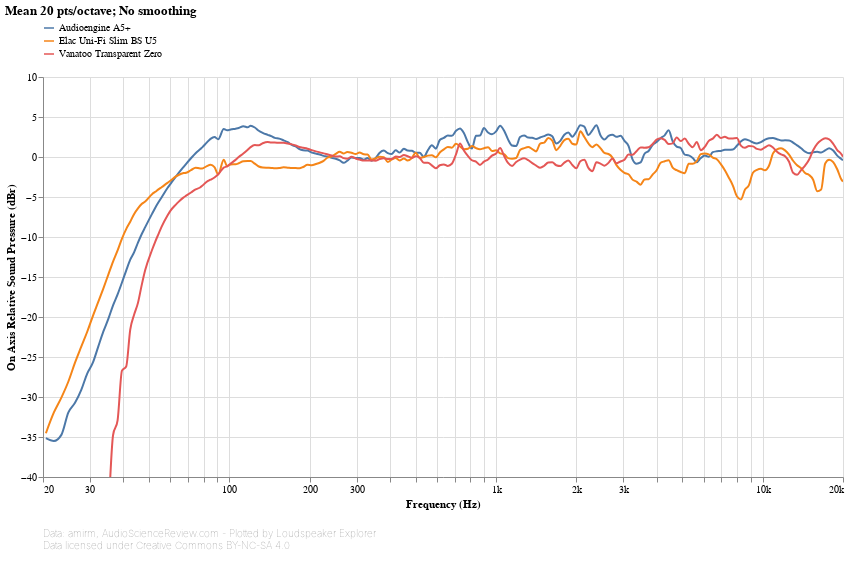

Notebook source saved alongside this figure:
### Markdown cell above
On-axis (**ON**) is is the response at a 0° horizontal and vertical angle, i.e. on the reference axis of measurement. Note that in all measurements done thus far, the reference axis is the same as the tweeter axis.

### Code cell
#@markdown
standalone_speaker_frequency_response_db_chart(
    ('CEA2034', 'On Axis'),
    sound_pressure_yaxis(title_prefix='On Axis'))

### Figure 1 — Vega-Lite specification as saved in the notebook (floating-point values rounded to 4 significant figures; data arrays with more than 128 entries replaced by an {"elided": "..."} marker saying what was removed)
{"config": {"view": {"continuousWidth": 400, "continuousHeight": 300, "opacity": 0}}, "vconcat": [{"layer": [{"mark": {"type": "line", "clip": true, "interpolate": "monotone"}, "encoding": {"opacity": {"condition": {"value": 1, "selection": "selector012"}, "value": 0.2}}, "selection": {"selector012": {"type": "multi", "encodings": ["color"], "bind": "legend"}, "selector014": {"type": "interval", "bind": "scales", "encodings": ["x", "y"]}, "selector015": {"type": "single", "fields": ["speaker"], "bind": {"input": "select", "options": [null, "Audioengine A5+", "Elac Uni-Fi Slim BS U5", "Vanatoo Transparent Zero"], "labels": ["All", "Audioengine A5+", "Elac Uni-Fi Slim BS U5", "Vanatoo Transparent Zero"], "name": "Speaker: "}}}, "title": {"text": "Mean 20 pts/octave; No smoothing", "anchor": "start"}}, {"mark": {"type": "circle", "clip": true, "size": 100}, "encoding": {"fillOpacity": {"condition": {"value": 0.3, "selection": "selector013"}, "value": 0}}, "selection": {"selector013": {"type": "single", "on": "mouseover", "clear": "mouseout", "empty": "none", "encodings": ["x", "y"]}}, "title": {"text": "Mean 20 pts/octave; No smoothing", "anchor": "start"}}], "data": {"name": "data-5f9d27f5a7b745156213eca2ac1ceb66"}, "encoding": {"color": {"type": "nominal", "field": "speaker", "legend": {"direction": "vertical", "labelLimit": 600, "orient": "top", "symbolType": "stroke"}, "title": null}, "tooltip": [{"type": "nominal", "field": "speaker", "title": "Speaker"}, {"type": "quantitative", "field": "frequency", "format": ".03s", "title": "Frequency (Hz)"}, {"type": "quantitative", "field": "value", "format": ".2f", "title": "Value (dB)"}], "x": {"type": "quantitative", "axis": {"format": "s"}, "field": "frequency", "scale": {"base": 10, "domain": [20, 20000], "nice": false, "type": "log"}, "title": "Frequency (Hz)"}, "y": {"type": "quantitative", "axis": {"grid": true}, "field": "value", "scale": {"domain": [-40, 10]}, "title": ["On Axis Relative Sound Pressure (dBr)"]}}, "height": 400, "transform": [{"flatten": ["frequency", "value"]}, {"filter": {"selection": "selector015"}}], "width": 800}, {"mark": "text", "height": 1, "title": {"text": ["Data: amirm, AudioScienceReview.com - Plotted by Loudspeaker Explorer", "Data licensed under Creative Commons BY-NC-SA 4.0"], "anchor": "start", "color": "gray", "fontSize": 10, "fontWeight": "lighter"}, "width": 600}], "resolve": {"legend": {"color": "independent"}}, "$schema": "https://vega.github.io/schema/vega-lite/v4.8.1.json", "datasets": {"data-5f9d27f5a7b745156213eca2ac1ceb66": [{"speaker": "Audioengine A5+", "frequency": {"elided": "194 float values"}, "value": {"elided": "194 float values"}}, {"speaker": "Elac Uni-Fi Slim BS U5", "frequency": {"elided": "194 float values"}, "value": {"elided": "194 float values"}}, {"speaker": "Vanatoo Transparent Zero", "frequency": {"elided": "194 float values"}, "value": {"elided": "194 float values"}}]}}
